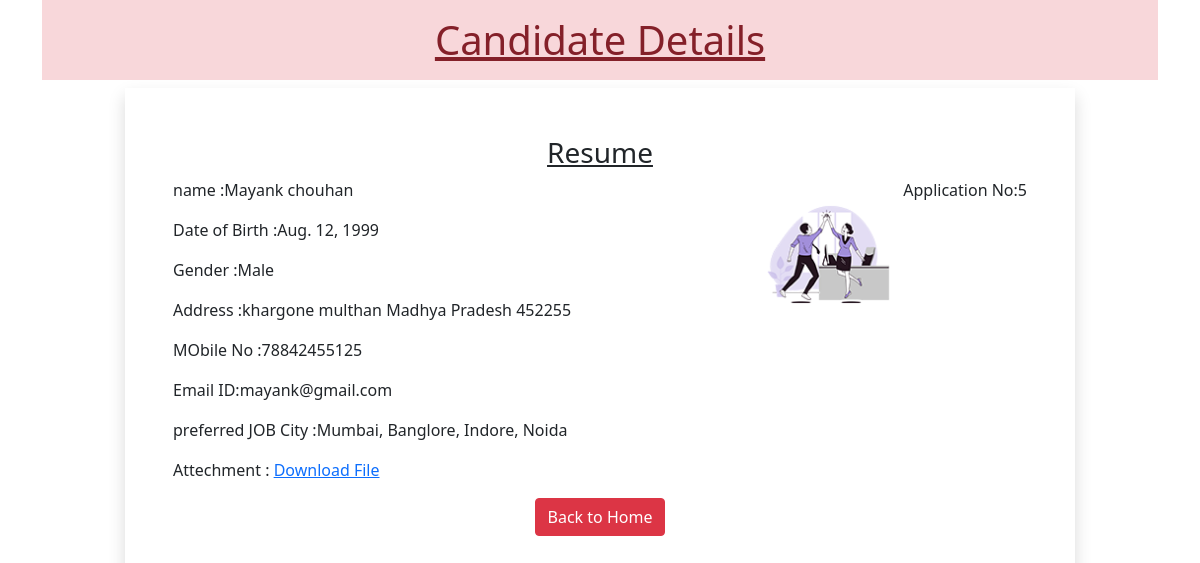
The app's page /5/ with its own data.
### myapp/models.py (models this page shows)
class Resume(models.Model):
    name=models.CharField(max_length=100)
    dob=models.DateField(auto_now=False , auto_now_add=False)
    gender=models.CharField(max_length=100)
    locality=models.CharField(max_length=100)
    city=models.CharField(max_length=100)
    pin=models.PositiveIntegerField()
    state=models.CharField(choices=STATE_CHOICE, max_length=150)
    mobile=models.PositiveIntegerField()
    job_city=models.CharField(max_length=50)
    email=models.EmailField()
    profile_image=models.ImageField(upload_to="profileimage",blank=True)
    my_file=models.FileField(upload_to="doc",blank=True)

### myapp/views.py (the view)
# urls.py: path('<int:pk>/',views.CandidateView.as_view(),name="candidate"),
class CandidateView(View):
    def get(self,request,pk):
        print(pk)
        candidate=Resume.objects.get(pk=pk)
        return render(request,'myapp/candidate.html',{'candidate':candidate})

### myapp/templatetags/myfilter.py (called while the page is built)
@register.filter(name="remove_special")
def remove_chars(value,arg):
    print("Arg" ,arg)
    print("value",value)
    for character in arg:
        print(character)
        value=value.replace(character,"")
    return value

### myapp/templates/myapp/candidate.html (shortened to what this page needs)
<!DOCTYPE html>
{% load myfilter %}
<html lang="en">
<head>
    <link href="https://cdn.jsdelivr.net/npm/bootstrap@5.0.2/dist/css/bootstrap.min.css"
     rel="stylesheet">
</head>
<body>
   <div class="container">
    <h1 class="alert-danger text-center p-3"><u>Candidate Details</u></h1>
    <div class="row">
        <div class="col-sm-10 shadow p-5 offset-sm-1">
            <h3 class="text-center "><u>Resume</u></h3>
            <p class="float-end">Application No:{{candidate.id}} </p>
            <img src="{{candidate.profile_image.url}}" alt="" class="img-fluid img-thumbnali float-end mt-4" width="150"
            height="150">
            <p>name :{{candidate.name}}</p>
            <p>Date of Birth :{{candidate.dob}}</p>
            <p>Gender :{{candidate.gender}}</p>
            <p>Address :{{candidate.city}} {{candidate.locality}} {{candidate.state}} {{candidate.pin}} </p>
            <p>MObile No :{{candidate.mobile}}</p>
            <p>Email ID:{{candidate.email}}</p>
            <p>preferred JOB City :{{candidate.job_city|remove_special:"[]'"}}</p>
            <p>Attechment : <a href="{{candidate.my_file.url}}">Download File</a></p>
        <div class="text-center">
            <a href="/" class="btn btn-danger">Back to Home</a>
        </div>
        </div>
    </div>
   </div>
</body>
</html>

### records on screen
Resume: id "5", profile_image (picture), name "Mayank chouhan", dob "Aug. 12, 1999", gender "Male", city "khargone", locality "multhan", state "Madhya Pradesh", pin "452255", mobile "78842455125", email "mayank@gmail.com", job_city|remove_special "Mumbai, Banglore, Indore, Noida"
